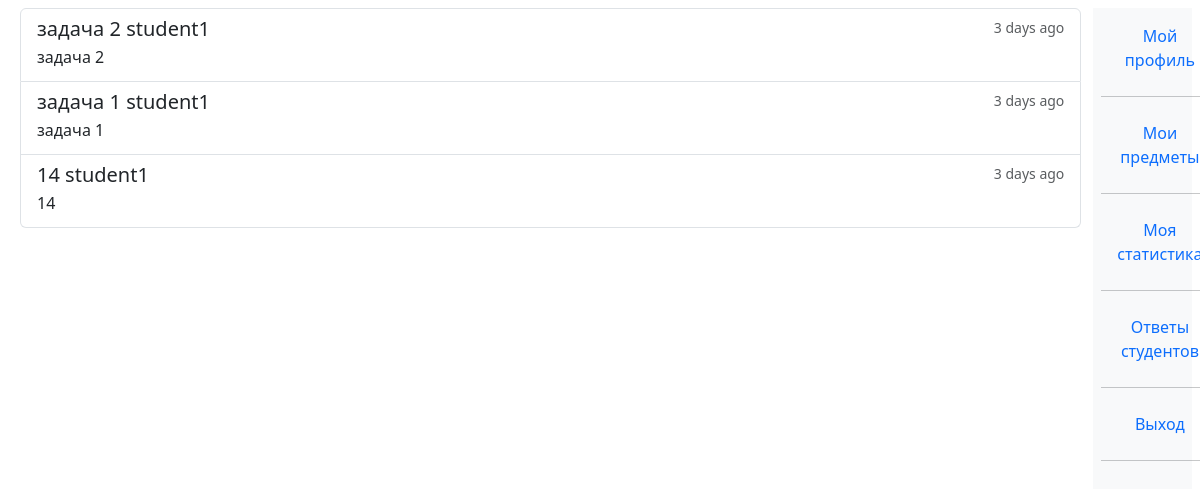
Page /teacher/t_task_answers (signed in) on the earlier database version.
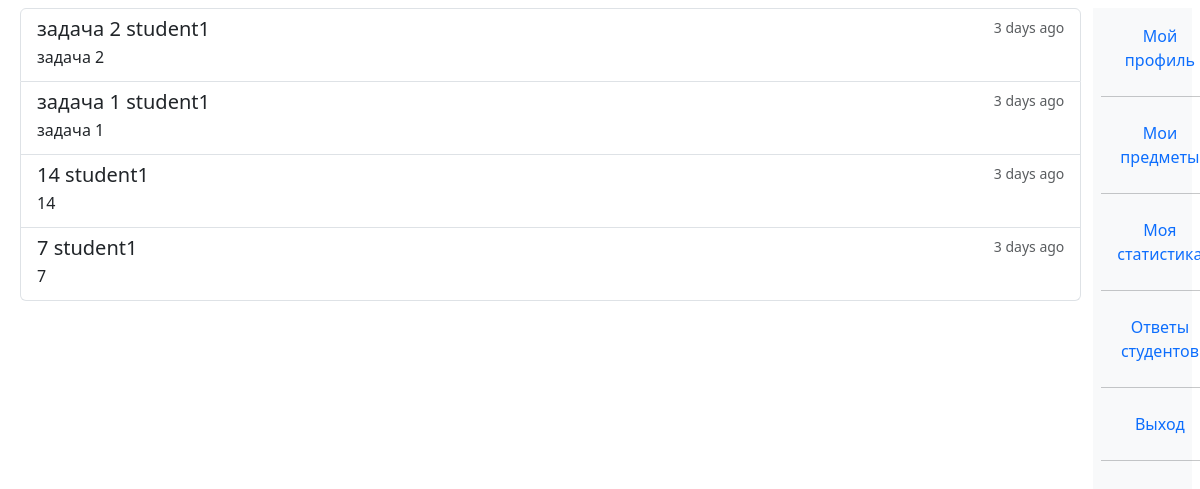
Same page on the later database version.
### univ_app/models.py (models this page shows, shortened)
class AnsweredTask(models.Model):
    ASND = "ASSIGNED"
    DONE = "DONE"
    PSSD = "PASSED"
    EVAL = "EVALUATED"
    CHKD = "CHECKED" #for InfoTask
    STATUS_CHOICES = (
        (ASND, "Assigned"),
        (DONE, "Done"),
        (PSSD, "Passed"),
        (EVAL, "Evaluated"),
        (CHKD, "CHECKED"),
    )
    student = models.ForeignKey("Student", blank = True, null = True, on_delete = models.SET_NULL)
    finished_at = models.DateTimeField(auto_now_add = True,blank = True, null = True)
    status = models.CharField(max_length = 255, choices=STATUS_CHOICES, default = ASND, blank = True)
    class Meta:
        abstract = True

class AnsweredCommonTask(AnsweredTask):
    grade = models.IntegerField(null = True, blank = True)
    answer = models.TextField(null = True, default = "")
    file = models.FileField(upload_to = "uploads/answered_common_tasks/" , blank = True, null = True)
    common_task = models.ForeignKey("CommonTask", blank = True, null = True, on_delete = models.SET_NULL)
    comment_from_teacher = models.TextField(default = "", blank = True)
    def __str__(self):
        return str(self.common_task)

class Task(models.Model):
    title = models.CharField(max_length=200, default = '', blank = True) #this field is present in Test itself
    description = models.TextField(default = '', blank = True) #this field is present in Test itself
    subject = models.ForeignKey("Subject", blank = True, null = True, on_delete = models.SET_NULL)
    created_at = models.DateTimeField(auto_now_add = True, null = True, blank = True)
    created_by = models.ForeignKey("Teacher", blank = True, null = True, on_delete = models.SET_NULL)
    class Meta:
        abstract = True

class CommonTask(Task):
    file = models.FileField(upload_to = "uploads/common_tasks/", blank = True, null = True)
    def __str__(self):
        return self.title

class Student(models.Model):
    user = models.OneToOneField(User, null=True, blank=True, on_delete=models.CASCADE)
    st_group = models.ForeignKey("StGroup", blank = True, null = True, on_delete = models.SET_NULL)
    profile_picture = models.ImageField(upload_to = "uploads/profile_pictures/%Y/%m", blank = True, null = True)
    def __str__(self):
        return self.user.username

### univ_app/decorators.py (the view)
        def wrapper(request, *args, **kwargs):
            group = None
            if request.user.groups.exists():
                group = request.user.groups.all()[0].name
            if group in allowed_groups:
                return view_func(request, *args, **kwargs)
            else:
                return HttpResponse("У вас нет прав доступа к этой странице")

### univ_app/templatetags/user_tags.py (called while the page is built)
@register.filter(name='has_group')
def has_group(user, group_name):
    return user.groups.filter(name=group_name).exists()

### univ_app/views.py (called while the page is built)
@allowed_users(allowed_groups = ["teacher"])
def t_task_answers(request):
    teacher = request.user.teacher
    t_subjects = teacher.subject_set.all()
    t_common_tasks = CommonTask.objects.filter(subject__in = t_subjects)
    task_answers = AnsweredCommonTask.objects.filter(common_task__in = t_common_tasks , status = AnsweredTask.DONE).order_by("finished_at")
    ctx = {
    "task_answers":task_answers,
    }
    return render(request,"teacher_views/t_task_answers.html", ctx)

### templates/teacher_views/t_task_answers.html (shortened to what this page needs)
{% extends 'base.html' %}
{% block t_task_answers %}
<div class="list-group">
  {%for answer in task_answers%}
  <a href="{% url 't_task_answer' answer.id %}" class="list-group-item list-group-item-action flex-column align-items-start">
    <div class="d-flex w-100 justify-content-between">
      <h5 class="mb-1">{{answer}} {{answer.student}}</h5>
      <small class="text-muted">3 days ago</small>
    </div>
    <p class="mb-1">
    {% if answer.related_test %}
    {{answer.related_test}}
    {%else%}
    {{answer.common_task}}
    {%endif%}
    </p>
  </a>
  {%endfor%}
</div>
{% endblock %}

Differences in the rows shown:
added AnsweredCommonTask: common_task.title "7", student "student1", common_task "7"
